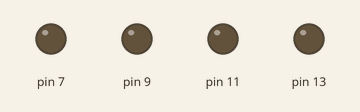
This sketch was run on a simulated Arduino Uno, built with avr-gcc and run on an emulated ATmega328P. Parts: output pins drawn as LEDs (lit = HIGH).

Above: at 0.1 s.
At 4.1 s:
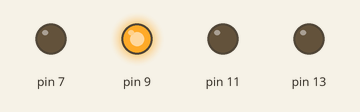
At 8.1 s:
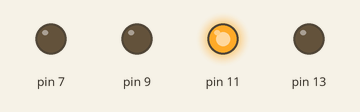
At 18.1 s:
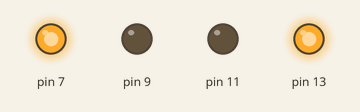
At 28.1 s:
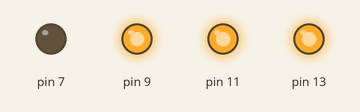
At 38.1 s:
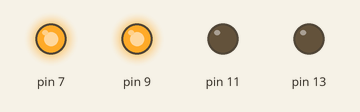
Timing chart, 0 to 39.6 s (numbered marks = the images above):
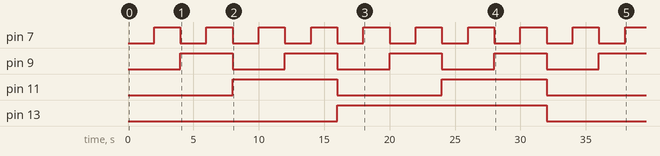

The sketch:

4-bit_binary_counter.ino
```cpp
void setup()
{
  pinMode(13, OUTPUT);
  pinMode(11, OUTPUT);
  pinMode(9, OUTPUT);
  pinMode(7, OUTPUT);
}

void binary (int values[], int number) {
  for(int i = 0; i < 4; i++) {
    values[i] = number % 2 ;
    number = number/2 ;
   }
}

void loop()
{
  int number = 0 ;
  int values[4];

  while(number <=15) {
  binary(values, number) ;
    digitalWrite(13, values[3]) ;
    digitalWrite(11, values[2]) ;
    digitalWrite(9, values[1]) ;
    digitalWrite(7, values[0]) ;
    delay(2000);
    number++ ;
  }

}
```

Measured:
- by itself, pin 7: alternates HIGH for 2.0 s and LOW for 2.0 s
- by itself, pin 9: alternates HIGH for 4.0 s and LOW for 4.0 s
- by itself, pin 11: alternates HIGH for 8.0 s and LOW for 8.0 s
- by itself, pin 13: LOW → HIGH at 16.0 s, → LOW 16.0 s later
